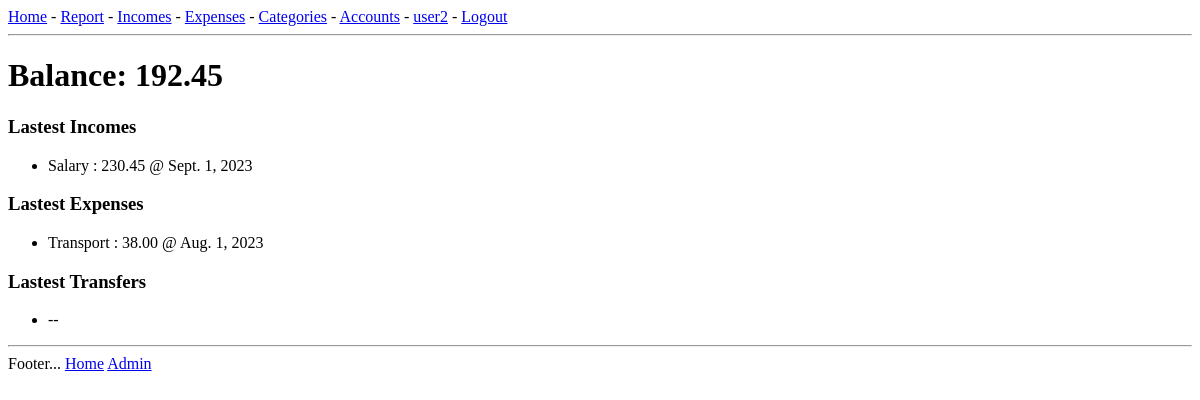
Page / (signed in) on the earlier database version.
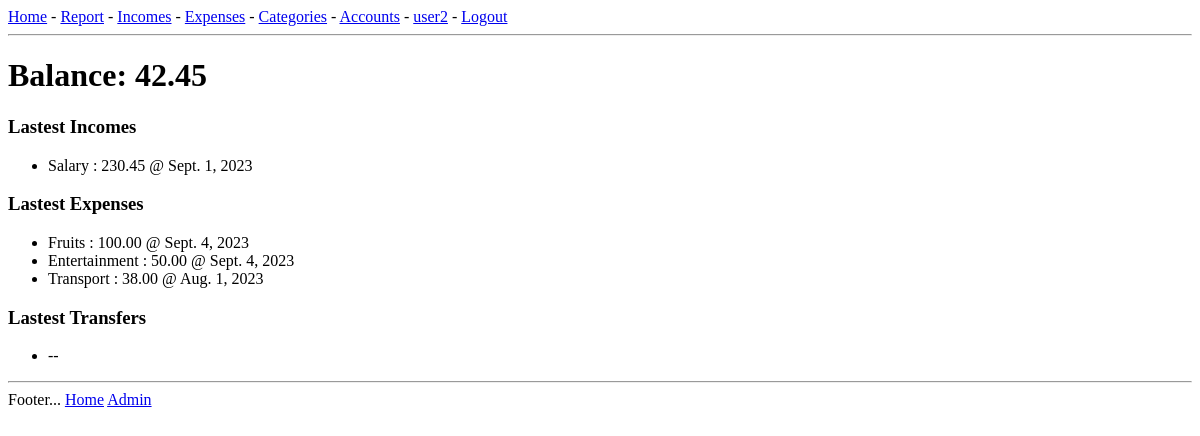
Same page on the later database version.
### base/models.py (models this page shows, shortened)
class Income(models.Model):
    class Meta:
        verbose_name = _("income")
        verbose_name_plural = _("incomes")
        ordering = ['-date', '-amount', '-date_modified']
    date = models.DateField(_("Date"), default=timezone.now)
    category = models.ForeignKey(nCategory, verbose_name=_("Category"), on_delete=models.PROTECT)
    account = models.ForeignKey(Account, verbose_name=_("Account"), on_delete=models.PROTECT)
    amount = models.DecimalField(_("Amount"), max_digits=10, decimal_places=2)
    description = models.CharField(_("Description"), max_length=80, blank=True)
    date_added = models.DateTimeField(auto_now_add=True)
    date_modified = models.DateTimeField(auto_now=True)

class nCategory(models.Model):
    class Meta:
        verbose_name = _("income category")
        verbose_name_plural = _("income categories")
    name = models.CharField(_("Name"), max_length=20)
    order = models.IntegerField(_("Order"), default=1)
    date_added = models.DateTimeField(auto_now_add=True)
    date_modified = models.DateTimeField(auto_now=True)
    def __str__(self):
        return self.name

class Expense(models.Model):
    class Meta:
        verbose_name = _("expense")
        verbose_name_plural = _("expenses")
        ordering = ['-date', '-amount', '-date_modified']
    date = models.DateField(_("Date"), default=timezone.now)
    vendor = models.CharField(_("Vendor"), max_length=40)
    category = models.ForeignKey(xCategory, verbose_name=_("Category"), on_delete=models.PROTECT)
    account = models.ForeignKey(Account, verbose_name=_("Account"), on_delete=models.PROTECT)
    amount = models.DecimalField(_("Amount"), max_digits=10, decimal_places=2)
    description = models.CharField(_("Description"), max_length=80, blank=True)
    date_added = models.DateTimeField(auto_now_add=True)
    date_modified = models.DateTimeField(auto_now=True)

class xCategory(models.Model):
    class Meta:
        verbose_name = _("expense category")
        verbose_name_plural = _("expense categories")
    name = models.CharField(_("Name"), max_length=20)
    order = models.IntegerField(_("Order"), default=1)
    date_added = models.DateTimeField(auto_now_add=True)
    date_modified = models.DateTimeField(auto_now=True)
    def __str__(self):
        return self.name

### base/views.py (the view)
# urls.py: path('', views.home, name='home'),
@login_required(login_url="login")
def home(request):
    incomes = Income.objects.all().filter(account__user=request.user)
    expenses = Expense.objects.all().filter(account__user=request.user)
    transfers = Transfer.objects.all().filter(fm__user=request.user).filter(to__user=request.user)
    xtotal = 0
    for e in expenses: xtotal += e.amount
    ntotal = 0
    for i in incomes: ntotal += i.amount
    perfo = ntotal - xtotal
    context = {'incomes': incomes,
               'transfers': transfers,
               'expenses': expenses,
               'ntotal': ntotal,
               'xtotal': xtotal,
               'perfo': perfo}
    return render(request, 'base/home.html', context)

### base/templates/base/home.html (shortened to what this page needs)
{% extends 'main.html' %}
{% block content %}
<div>
    <h1>Balance: {{ perfo }}</h1>
</div>
<div>
    <h3>Lastest Incomes</h3>
    <ul>
        {% for income in incomes %}
        <li>
            {{ income.category }} : {{ income.amount }} @ {{ income.date }}
        </li>
        {% empty %}
        <li> -- </li>
        {% endfor %}
    </ul>
</div>
<div>
    <h3>Lastest Expenses</h3>
    <ul>
        {% for expense in expenses %}
        <li>
            {{ expense.category }} : {{ expense.amount }} @ {{ expense.date }}
        </li>
        {% empty %}
        <li> -- </li>
        {% endfor %}
    </ul>
</div>
<div>
    <h3>Lastest Transfers</h3>
    <ul>
        {% for transfer in transfers %}
        <li>
            {{ transfer.fm }}: {{ transfer.amount }} > {{ transfer.to }} @ {{ transfer.date }}
        </li>
        {% empty %}
        <li> -- </li>
        {% endfor %}
    </ul>
</div>
{% endblock %}

Differences in the rows shown:
added Expense: category "Fruits", amount "100.00", date "Sept. 4, 2023"
added Expense: category "Entertainment", amount "50.00", date "Sept. 4, 2023"
Other differences:
{{ perfo }}: "192.45" → "42.45"
